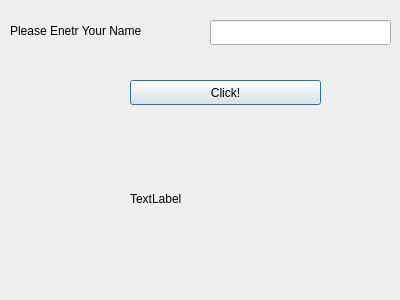
<?xml version="1.0" encoding="UTF-8"?>
<ui version="4.0">
 <class>Dialog</class>
 <widget class="QDialog" name="Dialog">
  <property name="geometry">
   <rect>
    <x>0</x>
    <y>0</y>
    <width>400</width>
    <height>300</height>
   </rect>
  </property>
  <property name="windowTitle">
   <string>Dialog</string>
  </property>
  <widget class="QLabel" name="label_response">
   <property name="geometry">
    <rect>
     <x>10</x>
     <y>10</y>
     <width>171</width>
     <height>41</height>
    </rect>
   </property>
   <property name="text">
    <string>Please Enetr Your Name</string>
   </property>
  </widget>
  <widget class="QLineEdit" name="lineEditName">
   <property name="geometry">
    <rect>
     <x>210</x>
     <y>20</y>
     <width>181</width>
     <height>25</height>
    </rect>
   </property>
  </widget>
  <widget class="QPushButton" name="pushButton">
   <property name="geometry">
    <rect>
     <x>130</x>
     <y>80</y>
     <width>191</width>
     <height>25</height>
    </rect>
   </property>
   <property name="text">
    <string>Click!</string>
   </property>
  </widget>
  <widget class="QLabel" name="label">
   <property name="geometry">
    <rect>
     <x>130</x>
     <y>190</y>
     <width>67</width>
     <height>17</height>
    </rect>
   </property>
   <property name="text">
    <string>TextLabel</string>
   </property>
  </widget>
 </widget>
 <resources/>
 <connections/>
</ui>
